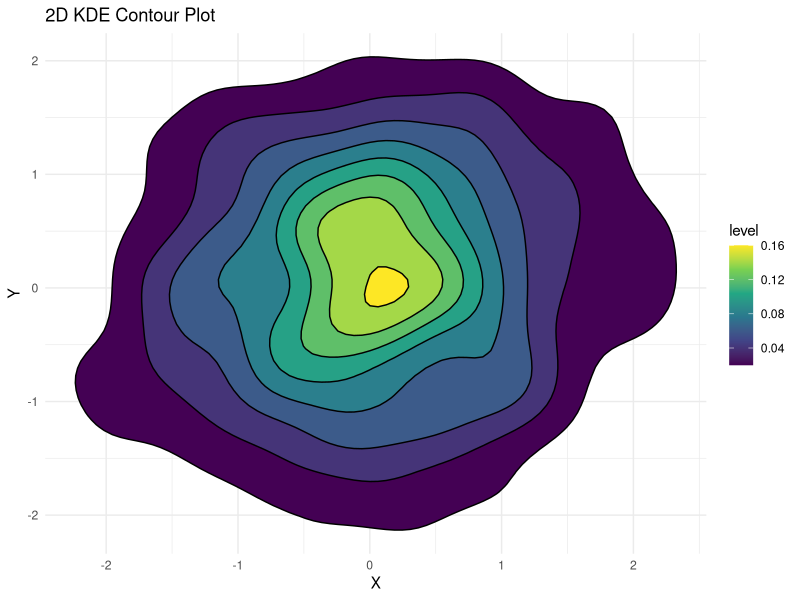
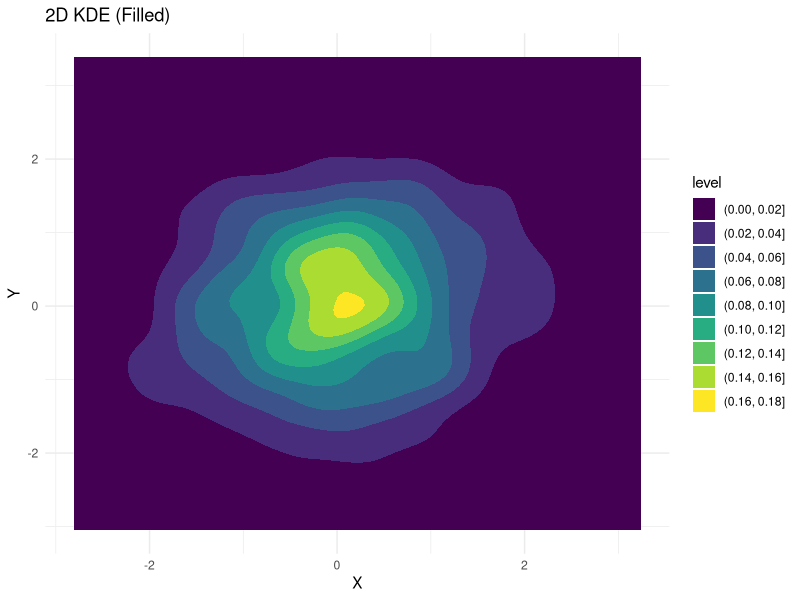

Write the R code that produced these figures, in order.
# Load library
library(ggplot2)

# Simulated 2D data
set.seed(123)
df <- data.frame(
  X = rnorm(1000),
  Y = rnorm(1000)
)

# 2D KDE Contour Plot
ggplot(df, aes(x = X, y = Y)) +
  stat_density_2d(aes(fill = after_stat(level)), geom = "polygon", color = "black") +
  scale_fill_viridis_c() +
  labs(title = "2D KDE Contour Plot", x = "X", y = "Y") +
  theme_minimal()

ggplot(df, aes(x = X, y = Y)) +
  geom_density_2d_filled() +
  labs(title = "2D KDE (Filled)", x = "X", y = "Y") +
  theme_minimal()